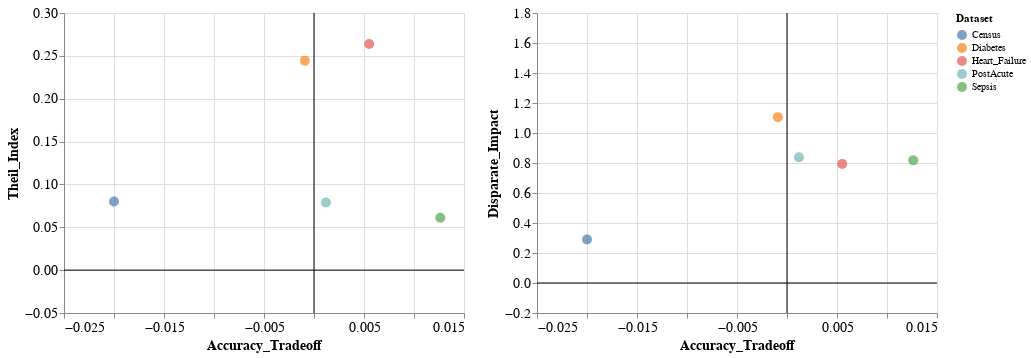

The notebook cell saved with this chart:
### Code cell
Other_Graph = (Theil_Index | DI)
Other_Graph.configure_axis(
    labelFontSize=axis_tick_size,
    titleFontSize= axis_label_size)

### Figure 1 — Vega-Lite specification as saved in the notebook (floating-point values rounded to 4 significant figures)
{"config": {"view": {"continuousWidth": 400, "continuousHeight": 300}, "axis": {"labelFontSize": 14, "titleFontSize": 14}}, "hconcat": [{"layer": [{"data": {"name": "data-6a6d42ea1e867033f53750356fccb0b4"}, "mark": "rule", "encoding": {"y": {"type": "quantitative", "field": "Theil_Index"}}}, {"data": {"name": "data-83a0fd6b26dad24c33a5d012d6766a7f"}, "mark": {"type": "circle", "size": 100}, "encoding": {"color": {"type": "nominal", "field": "Dataset"}, "x": {"type": "quantitative", "field": "Accuracy_Tradeoff", "scale": {"domain": [-0.022, 0.012]}}, "y": {"type": "quantitative", "field": "Theil_Index", "scale": {"domain": [-0.015, 0.28]}}}}, {"data": {"name": "data-b0ecc376719c7128cff837721978d59d"}, "mark": "rule", "encoding": {"x": {"type": "quantitative", "field": "Accuracy_Tradeoff"}}}]}, {"layer": [{"data": {"name": "data-83a0fd6b26dad24c33a5d012d6766a7f"}, "mark": {"type": "circle", "size": 100}, "encoding": {"color": {"type": "nominal", "field": "Dataset"}, "x": {"type": "quantitative", "field": "Accuracy_Tradeoff", "scale": {"domain": [-0.022, 0.012]}}, "y": {"type": "quantitative", "field": "Disparate_Impact", "scale": {"domain": [-0.04, 1.8]}}}}, {"data": {"name": "data-4a0805cee94a16f52b17b657850d4ea3"}, "mark": "rule", "encoding": {"y": {"type": "quantitative", "field": "Disparate_Impact"}}}, {"data": {"name": "data-b0ecc376719c7128cff837721978d59d"}, "mark": "rule", "encoding": {"x": {"type": "quantitative", "field": "Accuracy_Tradeoff"}}}]}], "$schema": "https://vega.github.io/schema/vega-lite/v4.8.1.json", "datasets": {"data-6a6d42ea1e867033f53750356fccb0b4": [{"Theil_Index": 0}], "data-83a0fd6b26dad24c33a5d012d6766a7f": [{"Balanced_Accuracy": 0.5829, "Avg_Odd_Diff": -0.0848, "Disparate_Impact": 0.7939, "Stat_Parity_Diff": -0.09023, "Equal_Opp_Diff": -0.07243, "Theil_Index": 0.2638, "Dataset": "Heart_Failure", "Accuracy_Tradeoff": 0.005518}, {"Balanced_Accuracy": 0.6284, "Avg_Odd_Diff": 0.04636, "Disparate_Impact": 1.106, "Stat_Parity_Diff": 0.04844, "Equal_Opp_Diff": 0.05479, "Theil_Index": 0.2444, "Dataset": "Diabetes", "Accuracy_Tradeoff": -0.000918}, {"Balanced_Accuracy": 0.6981, "Avg_Odd_Diff": -0.03366, "Disparate_Impact": 0.8388, "Stat_Parity_Diff": -0.06357, "Equal_Opp_Diff": -0.005952, "Theil_Index": 0.07885, "Dataset": "PostAcute", "Accuracy_Tradeoff": 0.001195}, {"Balanced_Accuracy": 0.6585, "Avg_Odd_Diff": -0.09788, "Disparate_Impact": 0.8177, "Stat_Parity_Diff": -0.04869, "Equal_Opp_Diff": -0.1487, "Theil_Index": 0.06104, "Dataset": "Sepsis", "Accuracy_Tradeoff": 0.01263}, {"Balanced_Accuracy": null, "Avg_Odd_Diff": -0.19, "Disparate_Impact": 0.29, "Stat_Parity_Diff": -0.33, "Equal_Opp_Diff": -0.14, "Theil_Index": 0.08, "Dataset": "Census", "Accuracy_Tradeoff": -0.02}], "data-b0ecc376719c7128cff837721978d59d": [{"Accuracy_Tradeoff": 0}], "data-4a0805cee94a16f52b17b657850d4ea3": [{"Disparate_Impact": 0}]}}
